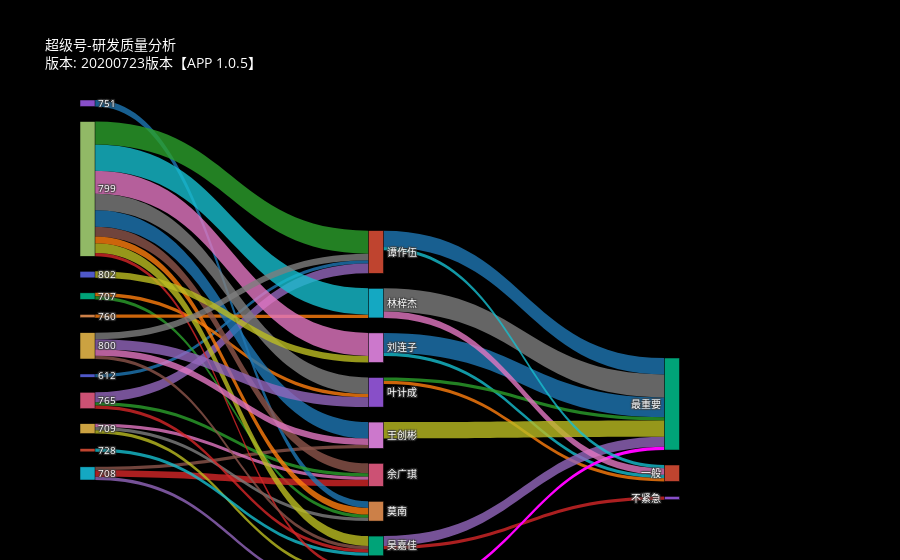

The notebook cell saved with this chart:
### Code cell
import pandas as pd
import numpy  as np
import urllib, json
import plotly.graph_objects as go


# 数据映射方式将名字缩写变更为名字全称
full_name = {'创彬':'王创彬','王创彬':'王创彬',
            '嘉佳':'吴嘉佳','吴嘉佳':'吴嘉佳',
            '计成':'叶计成','叶计成':'叶计成',
            '连子':'刘连子','刘连子':'刘连子',
            '作伍':'谭作伍','谭作伍':'谭作伍',
            '梓杰':'林梓杰','林梓杰':'林梓杰',
            '青云':'徐青云','徐青云':'林梓杰',
            '宇鹏':'黄宇鹏','黄宇鹏':'林梓杰',
            '广琪':'余广琪','余广琪':'林梓杰',
            '晓泉':'龙晓泉','龙晓泉':'林梓杰'
            }

# url = 'https://raw.githubusercontent.com/plotly/plotly.js/master/test/image/mocks/sankey_energy.json'
# response = urllib.request.urlopen(url)
# data = json.loads(response.read())

# colors = ['rgba(31, 119, 180, 0.8)',
#  'rgba(255, 127, 14, 0.8)',
#  'rgba(44, 160, 44, 0.8)',
#  'rgba(214, 39, 40, 0.8)',
#  'rgba(148, 103, 189, 0.8)',
#  'rgba(140, 86, 75, 0.8)',
#  'rgba(227, 119, 194, 0.8)',
#  'rgba(127, 127, 127, 0.8)',
#  'rgba(188, 189, 34, 0.8)',
#  'rgba(23, 190, 207, 0.8)',
#  'rgba(31, 119, 180, 0.8)',
#  'rgba(255, 127, 14, 0.8)',
#  'rgba(44, 160, 44, 0.8)',
#  'rgba(214, 39, 40, 0.8)',
#  'rgba(148, 103, 189, 0.8)',
#  'rgba(140, 86, 75, 0.8)',
#  'rgba(227, 119, 194, 0.8)',
#  'rgba(127, 127, 127, 0.8)',
#  'rgba(188, 189, 34, 0.8)',
#  'rgba(23, 190, 207, 0.8)',
#  'rgba(31, 119, 180, 0.8)',
#  'rgba(255, 127, 14, 0.8)',
#  'rgba(44, 160, 44, 0.8)',
#  'rgba(214, 39, 40, 0.8)',
#  'rgba(148, 103, 189, 0.8)',
#  'rgba(140, 86, 75, 0.8)',
#  'rgba(227, 119, 194, 0.8)',
#  'rgba(127, 127, 127, 0.8)',
#  'rgba(188, 189, 34, 0.8)'] 


pd.set_option('display.max_rows', None)

# 
# 流水线任务分配信息
# 
works=pd.read_html("../missions", encoding='utf8')
works[1].drop('Unnamed: 0', axis=1).set_index(['需求ID'])
dd=works[1].drop('Unnamed: 0',axis=1)
# 按需求ID聚合
missions=dd.sort_values(by='需求ID')[['需求ID','需求名称','开发人员']]
missions['NUM'] = 1

label = missions[['需求ID','开发人员','NUM','需求名称']]
grouped = label['NUM'].groupby([label['需求ID'],label['开发人员']])
statics = dict(grouped.size())

data = [(key1,key2, statics[(key1,key2)]) for (key1,key2) in statics.keys() ]

# lable = []
# for (key1, key2) in statics.keys():
#     if key1 not in lable:
#         lable.append(key1)
#     if key2 not in lable:
#         lable.append(key2)

#         
# BUG 列表信息
# 

bug_list = pd.read_csv('../simappbugs/3rdVersion.csv')
bug_list[bug_list['编号'].isnull()]
tmp_bug = bug_list[~bug_list['维修人员'].isnull()][['维修人员','优先级']]
# tmp['研发人员'] = tmp['维修人员']=='创彬'

tmp_bug['维修人员'] = tmp_bug['维修人员'].map(full_name)
tmp_bug.replace(np.nan, '一般', inplace=True)
tmp_bug.replace(' ','一般',inplace=True)
tmp_bug = tmp_bug.drop(38)



stat_bug = dict(tmp_bug['优先级'].groupby([tmp_bug['维修人员'],tmp_bug['优先级']]).size())
data_bug = [(i,j,stat_bug[(i,j)]) for (i,j) in stat_bug.keys()]        

lable = []
x = []
y = list(np.arange(24)/100)

position = (0,0.4,0.8)

for (key1, key2) in statics.keys():
    if key1 not in lable:
        lable.append(key1)
        x.append(position[0])
    if key2 not in lable:
        lable.append(key2)
        x.append(position[1])

for (_,key2) in stat_bug:
    if key2 not in lable:
        lable.append(key2)
        x.append(position[2])

lable = tuple(lable)
# pilot    
# 映射对应关系列表
# 

sources = []
targets = []
values  = []

for (i,j,k) in data:
    sources.append(lable.index(i))
    targets.append(lable.index(j))
    values.append(k)

for (i,j,k) in data_bug:
    sources.append(lable.index(i))
    targets.append(lable.index(j))
    values.append(k)


# t = len(sources)

color = colors[0:41]

fig = go.Figure(data=[go.Sankey(
    arrangement = "snap",
    valuesuffix = " 【开发任务数】",
    node = dict(
      pad = 15,
      thickness = 15,
     
      line = dict(color = 'black', width = 0.5),
      label =  lable,
         x=x,
        y=x
#       color =  colors
    ),
    link = dict(
      source =  sources,
      target =  targets,
      value =  values,
      color = color                                                                                                                                                                                                                                                                                                                                                                                                                                      
#       label =  data['data'][0]['link']['label']
  ))])

fig.update_layout(
    hovermode = 'x',
    title="超级号-研发质量分析<br>版本: 20200723版本【APP 1.0.5】",
    font=dict(size = 10, color = 'white'),
    plot_bgcolor='black',
    paper_bgcolor='black'
)

fig.show()
fig.write_html('/Users/dengjiaying/Project/Py/example.html')

### Figure 1 — Plotly figure (JSON) as saved in the notebook; plotly's stock layout.template omitted (floating-point values rounded to 4 significant figures)
{"data": [{"arrangement": "snap", "link": {"color": ["rgba(31, 119, 180, 0.8)", "rgba(255, 127, 14, 0.8)", "rgba(44, 160, 44, 0.8)", "rgba(214, 39, 40, 0.8)", "rgba(148, 103, 189, 0.8)", "rgba(140, 86, 75, 0.8)", "rgba(227, 119, 194, 0.8)", "rgba(127, 127, 127, 0.8)", "rgba(188, 189, 34, 0.8)", "rgba(23, 190, 207, 0.8)", "rgba(31, 119, 180, 0.8)", "rgba(255, 127, 14, 0.8)", "rgba(44, 160, 44, 0.8)", "rgba(214, 39, 40, 0.8)", "rgba(148, 103, 189, 0.8)", "rgba(140, 86, 75, 0.8)", "rgba(227, 119, 194, 0.8)", "rgba(127, 127, 127, 0.8)", "rgba(188, 189, 34, 0.8)", "rgba(23, 190, 207, 0.8)", "rgba(31, 119, 180, 0.8)", "rgba(255, 127, 14, 0.8)", "rgba(44, 160, 44, 0.8)", "rgba(214, 39, 40, 0.8)", "rgba(148, 103, 189, 0.8)", "rgba(140, 86, 75, 0.8)", "rgba(227, 119, 194, 0.8)", "rgba(127, 127, 127, 0.8)", "rgba(188, 189, 34, 0.8)", "rgba(23, 190, 207, 0.8)", "rgba(31, 119, 180, 0.8)", "rgba(255, 127, 14, 0.8)", "rgba(44, 160, 44, 0.8)", "rgba(214, 39, 40, 0.8)", "rgba(148, 103, 189, 0.8)", "magenta", "rgba(227, 119, 194, 0.8)", "rgba(127, 127, 127, 0.8)", "rgba(188, 189, 34, 0.8)", "rgba(23, 190, 207, 0.8)", "rgba(31, 119, 180, 0.8)"], "source": [0, 2, 2, 5, 5, 5, 9, 9, 9, 11, 13, 14, 16, 16, 16, 17, 17, 17, 17, 17, 17, 17, 17, 17, 19, 19, 19, 19, 20, 18, 18, 3, 3, 12, 12, 7, 15, 15, 8, 1, 1], "target": [1, 3, 4, 6, 7, 8, 6, 4, 10, 12, 4, 15, 6, 12, 1, 6, 18, 3, 12, 15, 8, 4, 1, 10, 3, 12, 8, 1, 18, 21, 22, 21, 22, 23, 22, 22, 21, 22, 22, 21, 22], "value": [1, 1, 1, 2, 1, 1, 1, 1, 1, 1, 2, 1, 1, 1, 3, 3, 7, 5, 3, 8, 5, 2, 7, 1, 3, 1, 2, 2, 2, 1, 6, 1, 1, 1, 3, 1, 2, 7, 5, 1, 5]}, "node": {"label": [612, "谭作伍", 707, "叶计成", "莫南", 708, "余广琪", "徐青云", "王创彬", 709, "黄宇鹏", 728, "吴嘉佳", 751, 760, "林梓杰", 765, 799, "刘连子", 800, 802, "一般", "最重要", "不紧急"], "line": {"color": "black", "width": 0.5}, "pad": 15, "thickness": 15, "x": [0, 0.4, 0, 0.4, 0.4, 0, 0.4, 0.4, 0.4, 0, 0.4, 0, 0.4, 0, 0, 0.4, 0, 0, 0.4, 0, 0, 0.8, 0.8, 0.8], "y": [0, 0.4, 0, 0.4, 0.4, 0, 0.4, 0.4, 0.4, 0, 0.4, 0, 0.4, 0, 0, 0.4, 0, 0, 0.4, 0, 0, 0.8, 0.8, 0.8]}, "type": "sankey", "valuesuffix": " 【开发任务数】"}], "layout": {"autosize": true, "font": {"color": "white", "size": 10}, "hovermode": "x", "paper_bgcolor": "black", "plot_bgcolor": "black", "title": {"text": "超级号-研发质量分析<br>版本: 20200723版本【APP 1.0.5】"}}}
